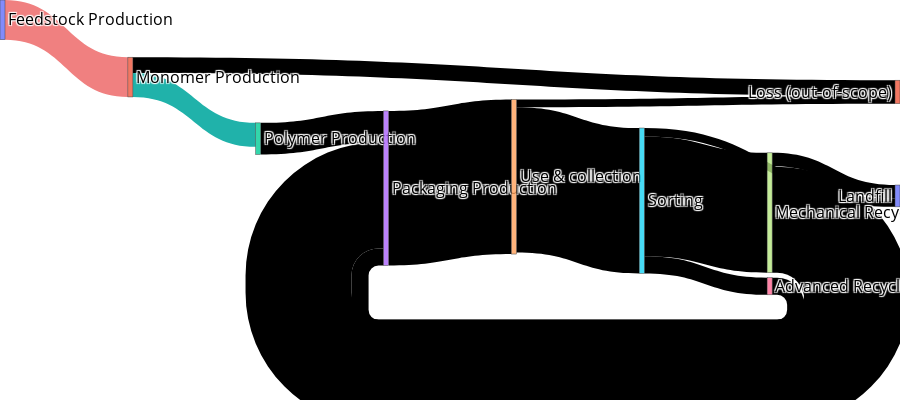

Notebook code cell kept with this figure:
### Code cell
# graph the Sankey
fig = go.Figure(data)
fig.update_layout(
    hovermode = 'x',
    paper_bgcolor = '#FFFFFF', 
)
# Update the layout
fig.update_layout(
    hovermode='x',
    paper_bgcolor='#FFFFFF',
    margin=dict(l=0, r=0, t=0, b=30), # Adjust margins to give more space for flows
    font_size=16,
    font_color='black'
)
fig.update_layout(
    width=900,  # Decrease the width
    height=400  # Decrease the height
)
plt.savefig('min_gwp.pdf', format='pdf')
fig.show()

### Figure 1 — Plotly figure (JSON) as saved in the notebook; plotly's stock layout.template omitted (floating-point values rounded to 4 significant figures)
{"data": [{"arrangement": "snap", "link": {"color": ["#F08080", "#20B2AA", "#20B2AA"], "source": [0, 1, 9, 1, 2, 2, 6, 7, 3, 4, 4, 4, 5, 5, 5, 5, 5, 7, 8, 8, 9], "target": [1, 2, 1, 11, 3, 11, 3, 3, 4, 5, 10, 11, 6, 7, 8, 9, 10, 10, 2, 1, 11], "value": [43736603160, 26382945156, 0, 17353658003, 34723225763, -8340280607, 18819234000, 116592040234, 170134500000, 160027500000, 0, 8422500000, 18819234000, 131969878414, 0, 0, 9238387575, 14779150540, 0, 0, 0]}, "node": {"label": ["Feedstock Production", "Monomer Production", "Polymer Production", "Packaging Production", "Use & collection", "Sorting", "Advanced Recycling", "Mechanical Recycling", "Monomer Recycling", "Feedstock Recycling", "Landfill", "Loss (out-of-scope)"], "pad": 5, "thickness": 5, "x": [0.002778, 0.1448, 0.2869, 0.429, 0.571, 0.7131, 0.8552, 0.8552, 0.9972, 0.9972], "y": [0.0537, 0.2083, 0.3747, 0.5087, 0.4777, 0.5425, 0.7737, 0.575, 0.5296, 0.2484]}, "type": "sankey", "valueformat": ".2f", "valuesuffix": " MT"}], "layout": {"font": {"color": "black", "size": 16}, "height": 400, "hovermode": "x", "margin": {"b": 30, "l": 0, "r": 0, "t": 0}, "paper_bgcolor": "#FFFFFF", "width": 900}}
